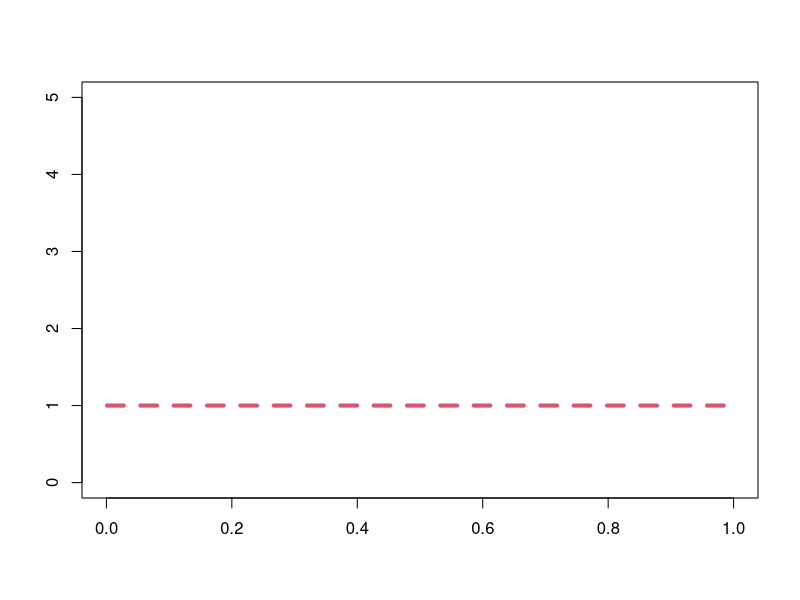
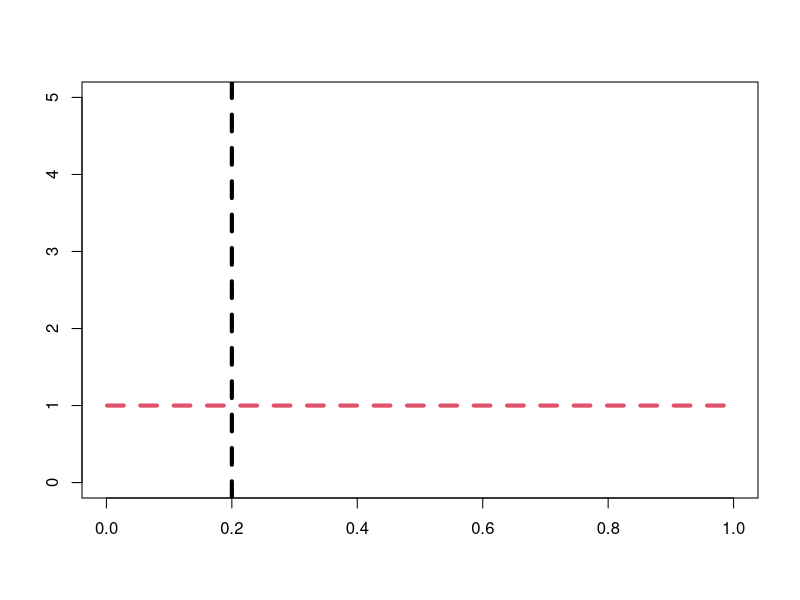
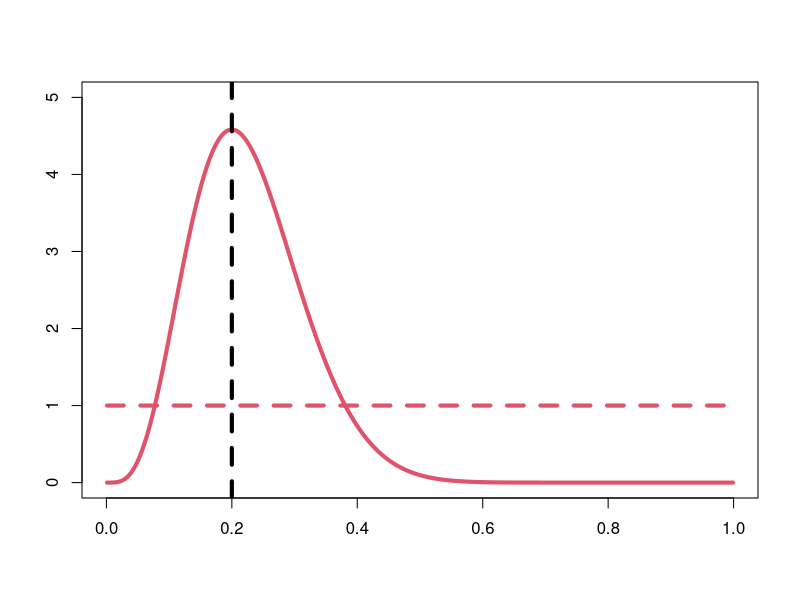
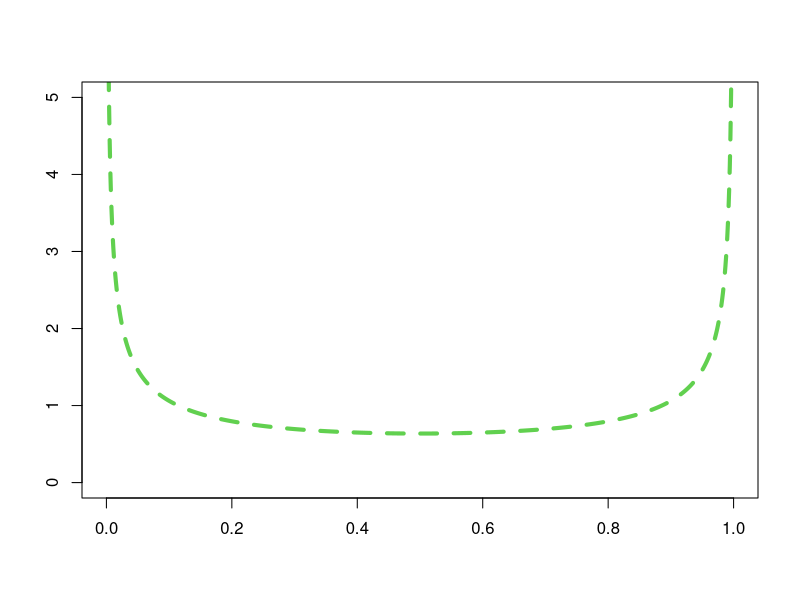
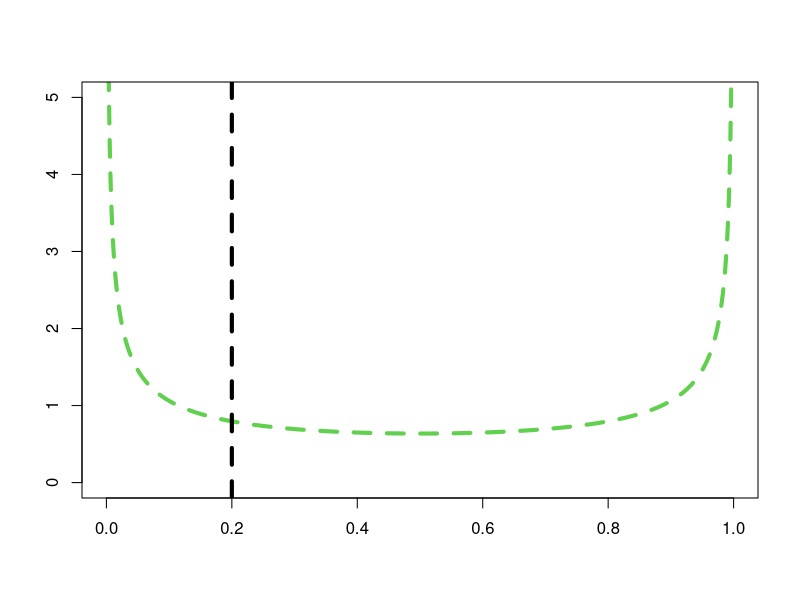
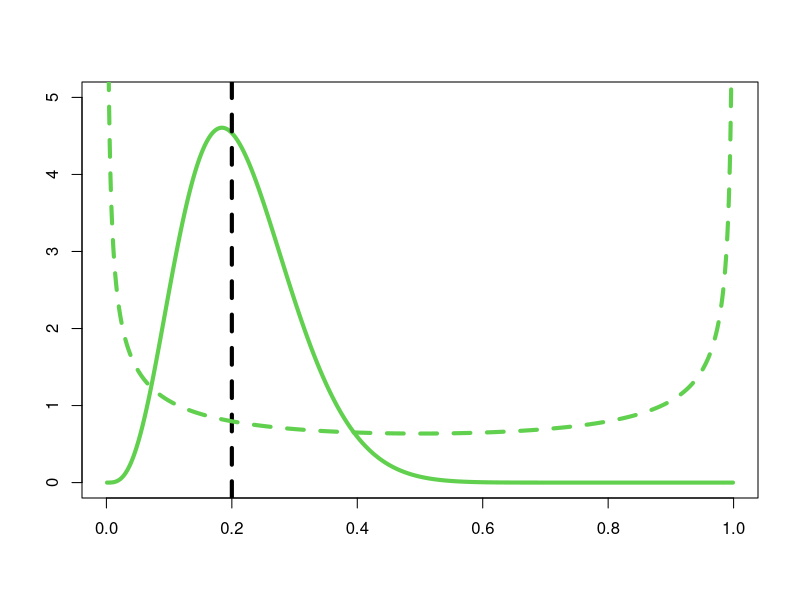
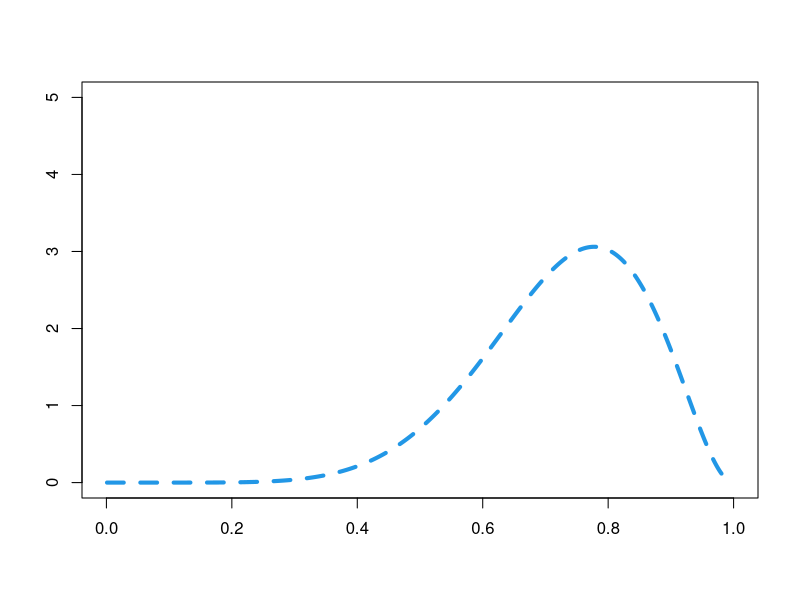
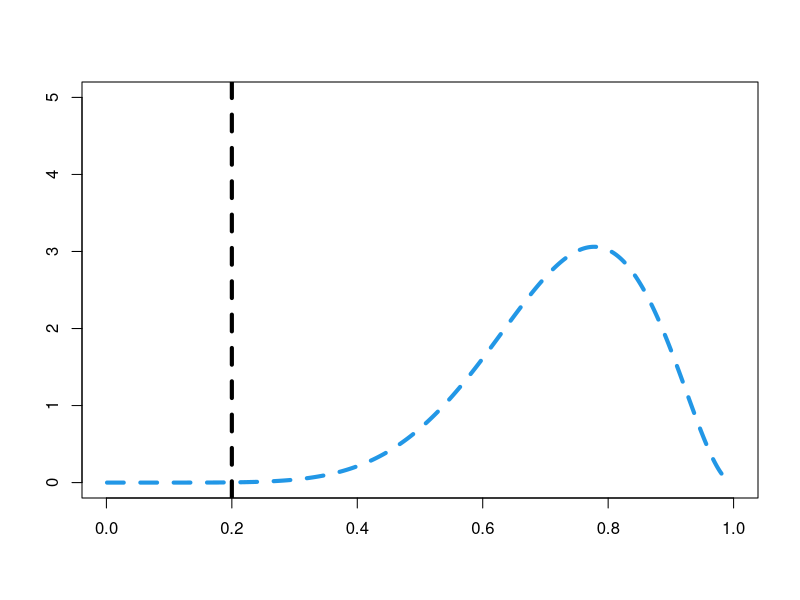

Generate these figures, in order, with R: (Note: this script raises an error after producing the figures.)
# Figures -> beta-binomial
F_FigBetaBin <- function(a, b, y, n, pdf=F, col){
   # Plots for beta(a, b) prior and y success among n trials
   p.step=.001
   p = seq(p.step, 1-p.step, p.step)
   prior = dbeta(p, a, b)
   posterior = dbeta(p, a+y, b+n-y)
   ylim = c(0, 5)

   plot.name = gsub("\\.", "", paste('Fig-BetaBinomial-a', a, '-b', b, '-y', y, '-n', n, sep=''))
   if (pdf){pdf(paste(plot.name, '-prior.pdf', sep=''))}
   plot(p, prior, lwd=4, type='l', lty=2, main='', xlab='', ylab='', ylim=ylim, col=col)
   if(pdf){dev.off()}
   
   if (pdf){pdf(paste(plot.name, '-prior-data.pdf', sep=''))}
   plot(p, prior, lwd=4, type='l', lty=2, main='', xlab='', ylab='', ylim=ylim, col=col)
   abline(v=y/n, col=1, lty=2, lwd=4)
   if(pdf){dev.off()}

   if (pdf){pdf(paste(plot.name, '-all.pdf', sep=''))}
   plot(p, posterior, lwd=4, type='l', main='', xlab='', ylab='', ylim=ylim, col=col)
   abline(v=y/n, col=1, lty=2, lwd=4)
   lines(p, prior, lwd=4, lty=2, col=col)
   if(pdf){dev.off()}

   invisible(list(p=p, prior=prior, post=posterior))
}

y = 4; n = 20
BB = list()
BB[[1]] = F_FigBetaBin(1, 1, y, n, T, 2)
BB[[2]] = F_FigBetaBin(.5, .5, y, n, T, 3)
BB[[3]] = F_FigBetaBin(8, 3, y, n, T, 4)

pdf(paste('Fig-BetaBinomial-y', y, '-n', n, '-comp-prior.pdf', sep=''))
plot(BB1$p, BB1$post, main='', col=0, xlab='', ylab='', ylim=c(0, 5))
for (i in (1:3)){
   lines(BB[[i]]$p, BB[[i]]$prior, lwd=4, lty=2, col=1+i)
   lines(BB[[i]]$p, BB[[i]]$post, lwd=4, col=1+i)
}
abline(v=y/n, col=1, lty=2, lwd=4)
dev.off()

